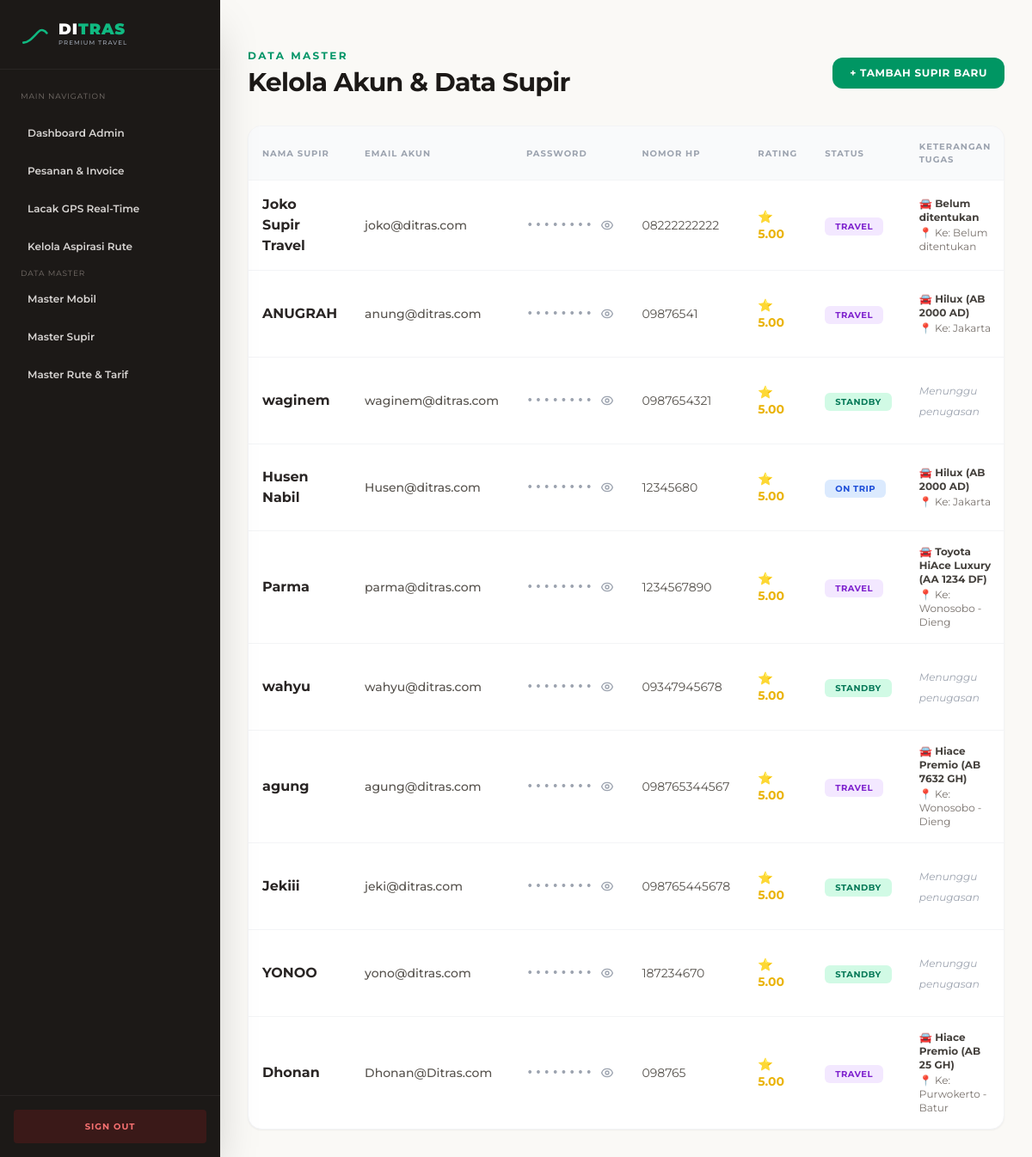
Screenshot of /pages/admin/master-supir.php (signed in) with the database file from the repository.
### tables this page shows
CREATE TABLE `supir_detail` (
  `supir_id` int(11) NOT NULL,
  `status` enum('Standby','On Trip','Travel') DEFAULT 'Standby',
  `kendaraan_bawaan` varchar(100) DEFAULT NULL,
  `tujuan` varchar(255) DEFAULT NULL,
  `rating` decimal(3,2) DEFAULT 5.00
);

CREATE TABLE `users` (
  `id` int(11) NOT NULL,
  `nama` varchar(100) NOT NULL,
  `username` varchar(100) DEFAULT NULL,
  `email` varchar(100) NOT NULL,
  `nomor_hp` varchar(15) NOT NULL,
  `password` varchar(255) NOT NULL,
  `role` enum('admin','supir','pembeli') NOT NULL DEFAULT 'pembeli',
  `created_at` timestamp NOT NULL DEFAULT current_timestamp()
);

### pages/admin/master-supir.php (the view, shortened to what this page needs)
<?php
require_once __DIR__ . '/../../config/database.php';
?>
<!DOCTYPE html>
<html lang="id">
<head>
    <script src="https://cdn.tailwindcss.com"></script>
</head>
<body class="bg-[#faf9f6] text-stone-900">
    <?php include '../../components/sidebar.php'; ?>
    <main class="ml-64 p-8">
        <div class="flex justify-between items-center mb-8">
            <div>
                <p class="text-[12px] uppercase tracking-[0.2em] text-emerald-600 font-bold mb-1">Data Master</p>
                <h2 class="text-3xl font-bold tracking-tight">Kelola Akun & Data Supir</h2>
            </div>
            <button type="button" onclick="openAddModal()" class="bg-[#009663] text-white px-5 py-2.5 rounded-xl text-xs font-bold uppercase tracking-wider hover:bg-emerald-700 transition shadow-sm">
                + Tambah Supir Baru
            </button>
        </div>
        <div class="bg-white rounded-2xl shadow-sm border border-gray-100 overflow-hidden">
            <div class="overflow-x-auto">
                <table class="w-full text-left border-collapse">
                    <thead class="bg-gray-50 border-b border-gray-100">
                        <tr>
                            <th class="p-4 text-[10px] font-bold uppercase tracking-widest text-gray-400">Nama Supir</th>
                            <th class="p-4 text-[10px] font-bold uppercase tracking-widest text-gray-400">Email Akun</th>
                            <th class="p-4 text-[10px] font-bold uppercase tracking-widest text-gray-400">Password</th>
                            <th class="p-4 text-[10px] font-bold uppercase tracking-widest text-gray-400">Nomor HP</th>
                            <th class="p-4 text-[10px] font-bold uppercase tracking-widest text-gray-400">Rating</th>
                            <th class="p-4 text-[10px] font-bold uppercase tracking-widest text-gray-400">Status</th>
                            <th class="p-4 text-[10px] font-bold uppercase tracking-widest text-gray-400">Keterangan Tugas</th>
                        </tr>
                    </thead>
                    <tbody class="divide-y divide-gray-100">
                        <?php
                        $query = "SELECT u.id, u.nama, u.email, u.password, u.nomor_hp, sd.status, sd.kendaraan_bawaan, sd.tujuan,
                                  (SELECT IFNULL(AVG(rating_diberikan), 5.00) FROM review_supir WHERE supir_id = u.id) as avg_rating
                                  FROM users u
                                  LEFT JOIN supir_detail sd ON u.id = sd.supir_id
                                  WHERE u.role = 'supir'";
                        try {
                            $stmt = $pdo->query($query);
                            if ($stmt->rowCount() > 0) {
                                while ($row = $stmt->fetch()):
                                    $status_supir = $row['status'] ?? 'Standby';
                                    $keterangan = '<span class="text-gray-400 italic text-xs">Menunggu penugasan</span>';
                                    if ($status_supir === 'On Trip' || $status_supir === 'Travel') {
                                        $unit = htmlspecialchars($row['kendaraan_bawaan'] ?? 'Belum ditentukan');
                                        $arah = htmlspecialchars($row['tujuan'] ?? 'Belum ditentukan');
                                        $keterangan = "<div class='text-xs space-y-0.5'>
                                                        <span class='block font-bold text-stone-700'>🚘 $unit</span>
                                                        <span class='block text-stone-500'>📍 Ke: $arah</span>
                                                       </div>";
                                    }
                                    $badgeClass = 'bg-gray-100 text-gray-600';
                                    if ($status_supir === 'Standby') {
                                        $badgeClass = 'bg-emerald-100 text-emerald-700';
                                    } elseif ($status_supir === 'On Trip') {
                                        $badgeClass = 'bg-blue-100 text-blue-700';
                                    } elseif ($status_supir === 'Travel') {
                                        $badgeClass = 'bg-purple-100 text-purple-700';
                                    }
                        ?>
                                <tr class="hover:bg-gray-50 transition-colors">
                                    <td class="p-4 font-bold text-stone-800"><?= htmlspecialchars($row['nama']) ?></td>
                                    <td class="p-4 text-sm text-stone-600 font-medium"><?= htmlspecialchars($row['email'] ?? '-') ?></td>
                                    <td class="p-4">
                                        <div class="password-container flex items-center gap-2 font-mono text-sm">
                                            <span class="masked-password text-gray-400 tracking-widest" data-real-password="<?= htmlspecialchars($row['password'] ?? '123456') ?>" data-visible="false">••••••••</span>
                                            <button type="button" class="btn-toggle-table-pass text-gray-400 hover:text-emerald-600 transition focus:outline-none">
                                            </button>
                                        </div>
                                    </td>
                                    <td class="p-4 text-sm text-stone-600"><?= htmlspecialchars($row['nomor_hp']) ?></td>
                                    <td class="p-4 text-sm font-bold text-yellow-500">⭐ <?= number_format($row['avg_rating'], 2) ?></td>
                                    <td class="p-4">
                                        <span class="px-3 py-1 text-[10px] font-bold rounded-md uppercase tracking-wider <?= $badgeClass ?>">
                                            <?= htmlspecialchars($status_supir) ?>
                                        </span>
                                    </td>
                                    <td class="p-4">
                                        <?= $keterangan ?>
                                    </td>
                                </tr>
                            <?php
                                endwhile;
                            } else {
                                echo "<tr><td colspan='8' class='p-8 text-center text-sm text-gray-500'>Belum ada data supir.</td></tr>";
                            }
                        } catch (PDOException $e) {
                            echo "<tr><td colspan='8' class='p-8 text-center text-sm text-red-500 font-bold bg-red-50'>ERROR DATABASE: " . $e->getMessage() . "</td></tr>";
                        }
                        ?>
                    </tbody>
                </table>
            </div>
        </div>
    </main>
</body>
</html>

### pages/admin/master-supir.php (style rules this page uses)
body { font-family: 'Montserrat', sans-serif; }

### rows the page displays
supir_detail: supir_id.nama "Joko Supir Travel", supir_id.email "joko@ditras.com", supir_id.nomor_hp "08222222222", avg_rating "5.00", status "TRAVEL", kendaraan_bawaan "Belum ditentukan", tujuan "Belum ditentukan"
supir_detail: supir_id.nama "ANUGRAH", supir_id.email "anung@ditras.com", supir_id.nomor_hp "09876541", avg_rating "5.00", status "TRAVEL", kendaraan_bawaan "Hilux (AB 2000 AD)", tujuan "Jakarta"
users: nama "waginem", email "waginem@ditras.com", nomor_hp "0987654321", avg_rating "5.00", status_supir "STANDBY"
supir_detail: supir_id.nama "Husen Nabil", supir_id.email "Husen@ditras.com", supir_id.nomor_hp "12345680", avg_rating "5.00", status "ON TRIP", kendaraan_bawaan "Hilux (AB 2000 AD)", tujuan "Jakarta"
supir_detail: supir_id.nama "Parma", supir_id.email "parma@ditras.com", supir_id.nomor_hp "1234567890", avg_rating "5.00", status "TRAVEL", kendaraan_bawaan "Toyota HiAce Luxury (AA 1234 DF)", tujuan "Wonosobo - Dieng"
users: nama "wahyu", email "wahyu@ditras.com", nomor_hp "09347945678", avg_rating "5.00", status_supir "STANDBY"
supir_detail: supir_id.nama "agung", supir_id.email "agung@ditras.com", supir_id.nomor_hp "098765344567", avg_rating "5.00", status "TRAVEL", kendaraan_bawaan "Hiace Premio (AB 7632 GH)", tujuan "Wonosobo - Dieng"
users: nama "Jekiii", email "jeki@ditras.com", nomor_hp "098765445678", avg_rating "5.00", status_supir "STANDBY"
supir_detail: supir_id.nama "YONOO", supir_id.email "yono@ditras.com", supir_id.nomor_hp "187234670", avg_rating "5.00", status "STANDBY"
supir_detail: supir_id.nama "Dhonan", supir_id.email "Dhonan@Ditras.com", supir_id.nomor_hp "098765", avg_rating "5.00", status "TRAVEL", kendaraan_bawaan "Hiace Premio (AB 25 GH)", tujuan "Purwokerto - Batur"
